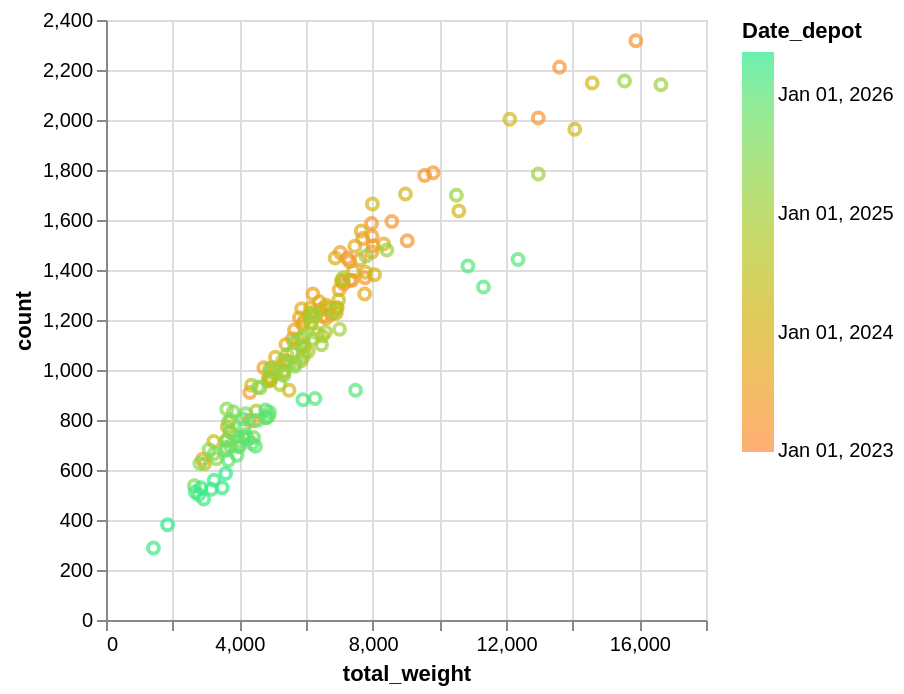

This figure's notebook cell:
### Code cell
chart = (
    alt.Chart(base_df)
    .mark_point()
    .encode(
        x="total_weight:Q",
        y="count:Q",
        tooltip=[
            "Date_depot",
        ],
        color=alt.Color(
            "Date_depot",
            scale=alt.Scale(scheme="rainbow"),
        ),
    )
)
chart

### Figure 1 — Vega-Lite specification as saved in the notebook (floating-point values rounded to 4 significant figures; data arrays with more than 128 entries replaced by an {"elided": "..."} marker saying what was removed)
{"config": {"view": {"continuousWidth": 300, "continuousHeight": 300}}, "data": {"name": "data-0f6c036e97377fae49ce59f77cc96650"}, "mark": {"type": "point"}, "encoding": {"color": {"field": "Date_depot", "scale": {"scheme": "rainbow"}, "type": "temporal"}, "tooltip": [{"field": "Date_depot", "type": "temporal"}], "x": {"field": "total_weight", "type": "quantitative"}, "y": {"field": "count", "type": "quantitative"}}, "$schema": "https://vega.github.io/schema/vega-lite/v6.4.1.json", "datasets": {"data-0f6c036e97377fae49ce59f77cc96650": {"elided": "177 records"}}}
